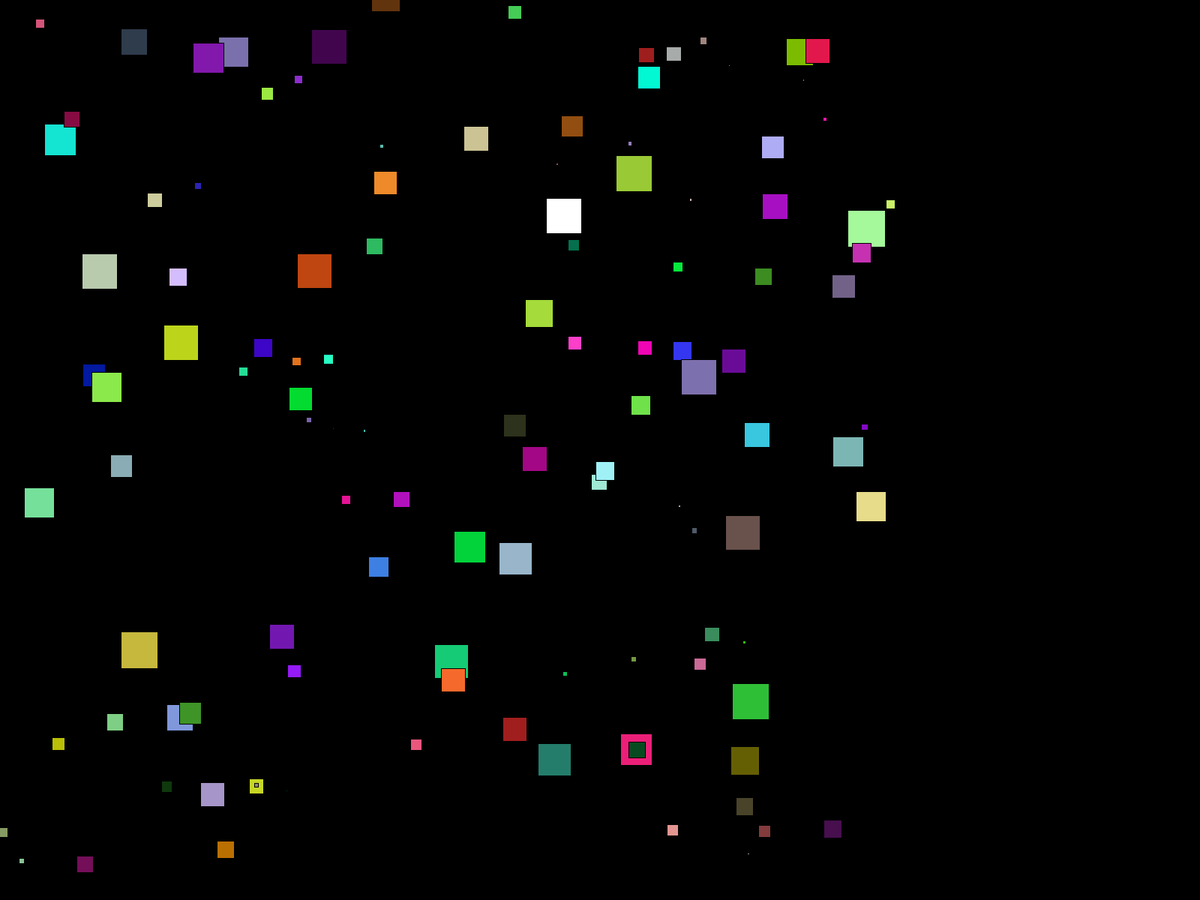
Frame 1 (no input)
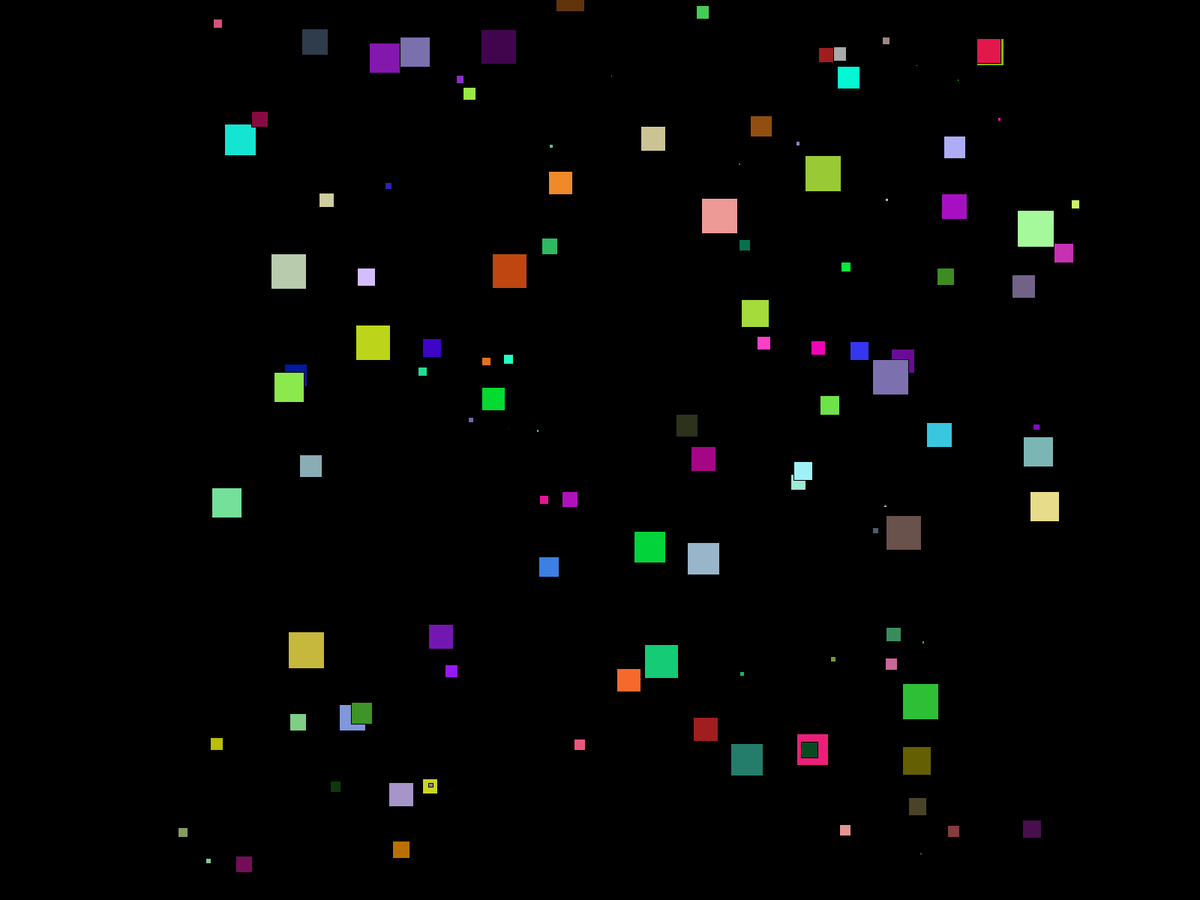
Frame 60 (the mouse pressed at the canvas centre just before this capture)
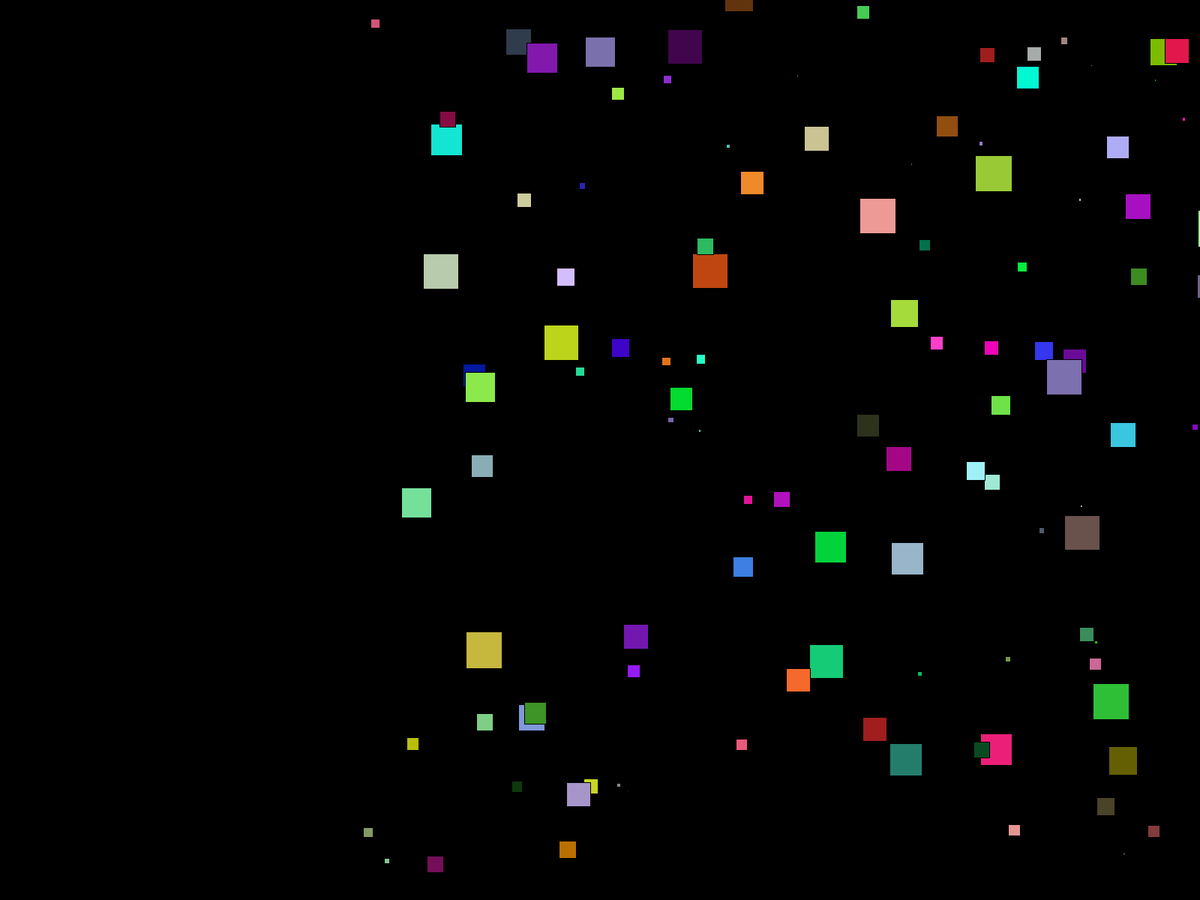
Frame 120 (the mouse held since frame 60 and released just before this capture)

The Processing sketch that drew these frames (run headless with seeded random() and noise(); from frame 60 on, the mouse is pressed at the canvas centre):

// Processing sketch: sketch_171208b
// ── sketch_171208b.pde
class Kvadrat {
    float x, y, s;
    Kvadrat(float _x, float _y, float _s) {
        this.x = _x;
        this.y = _y;
        this.s = _s;
    }

    void right(float _s) {
        this.x += _s;
    }
}

class Nasl extends Kvadrat {

    color zvet;

    Nasl(float _x, float _y, float _s, color _zvet) {
        super(_x, _y, _s);
        this.zvet = _zvet;
    }

    void draw() {

        rect(this.x, this.y, this.s, this.s);

        fill(this.zvet);
    }
}

Nasl[] k_array;

void setup()

{

    fullScreen();

    //Kvadrat[] k_array; 

    k_array = new Nasl[120];
    
    for (int i = 0; i < 120; i++) {

        k_array[i] = new Nasl(random(1200), random(height), random(0.0 - 50.0), int(random(#000000, #ff0000)));

    }

}

void draw()

{

    background(0);

    for (int i = 0; i < 120; i++) {

        k_array[i].draw();

        k_array[i].right(random(8));

    }

}
